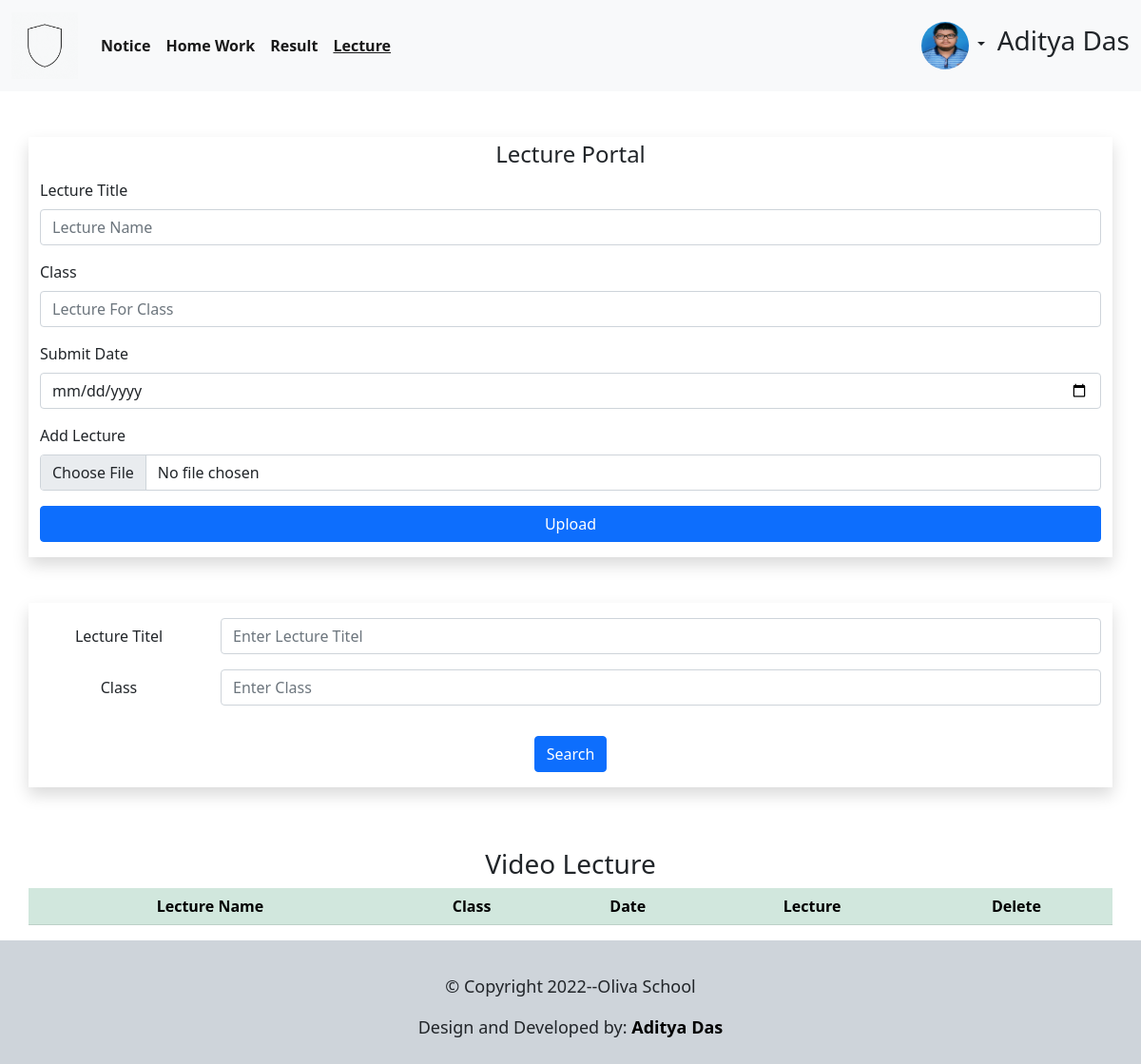
The app's page /Teacher/lecture.php (signed in), older data.
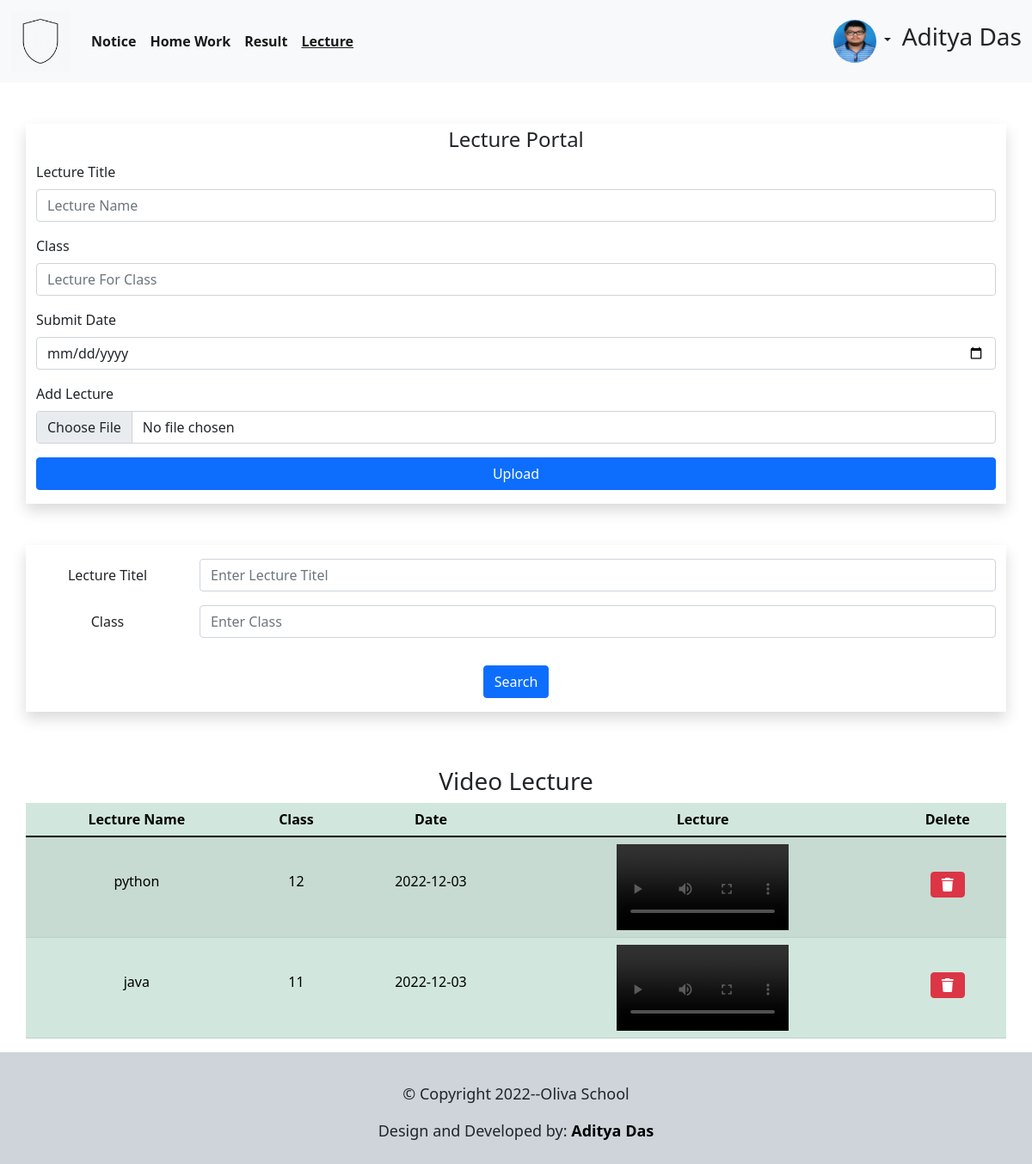
The same page, newer data.
### tables this page shows
CREATE TABLE `lecture` (
  `id` int(11) NOT NULL,
  `Publisher` varchar(100) NOT NULL,
  `LectureName` varchar(100) NOT NULL,
  `Class` varchar(100) NOT NULL,
  `Date` date NOT NULL,
  `Lecture` varchar(100) NOT NULL
);

### Teacher/lecture.php (the view, shortened to what the changed rows need)
<html lang="en">
<head>
    <link rel="stylesheet" href="../Resorce/footer.css">
    <link rel="stylesheet" href="../Resorce/bootstrap.css">
    <link rel="stylesheet" href="../Resorce/video.css">
    <link rel="stylesheet" href="../Resorce/student.css">
    <link rel="stylesheet" href="https://cdnjs.cloudflare.com/ajax/libs/font-awesome/6.1.1/css/all.min.css">
</head>
<body>
<div id="con">
  <div id="main">
              <?php
              if(isset($_SESSION['Name'])){
                $name = $_SESSION['Name'];
              }
              ?>
        <?php
            include 'db.php';
            $q = "SELECT * FROM `lecture` order by lecture.id desc";
            $query = mysqli_query($conn,$q);
            while($row=mysqli_fetch_array($query)){
                $lecture = $row['Lecture'];
            ?>
            <?php
            }
            ?>
    <div class="container">
    <div class="row">
      <table class="table table-success table-striped">
        <thead class="text-center">
        <th>Lecture Name</th>
        <th>Class</th>
        <th>Date</th>
        <th>Lecture</th>
        <th>Delete</th>
        </thead>
        <tbody class="text-center">
        <?php
        include 'db.php';
        $record = mysqli_query($conn, "SELECT * FROM `lecture` WHERE Publisher='$name'");
        while ($row = mysqli_fetch_array($record)){
        ?>
          <tr>
            <td style="padding-top: 40px;"><?php echo $row['LectureName'] ?></td>
            <td style="padding-top: 40px;"><?php echo $row['Class'] ?></td>
            <td style="padding-top: 40px;"><?php echo $row['Date'] ?></td>
            <td><video width="200px"  controls><source src="<?php echo '../Lecture/'.$lecture; ?>" type="video/mp4"></video></td>
            <td style="padding-top: 40px;"><a href="lecturedelete.php?ID=<?php echo $row['id'] ?>"class="btn btn-danger"><i class="fa-solid fa-trash"></i></a></td>
          </tr>
        <?php } ?>
        </tbody>
      </table>
    </div>
  </div>
  </div>
</div>
</body>
</html>

Row changes from the older to the newer data that the page shows:
added lecture: LectureName "python", Class "12", Date "2022-12-03"
added lecture: LectureName "java", Class "11", Date "2022-12-03"
